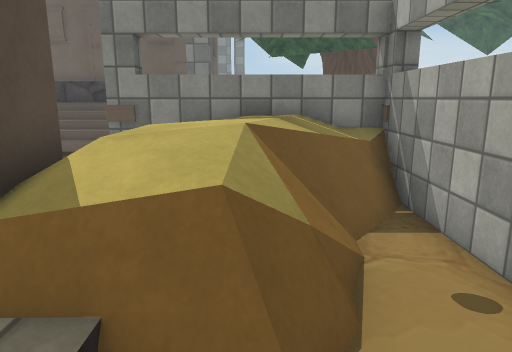
[1] (above)

23 first-person views from a walk through a scene from a Unity 3-D project. The camera is 1.2 m above the floor, tilts 12° down and sees 70° across. The floor is counted in squares, 0.5 m on a side. Each view is taken from the middle of a square. On the plan, view 1 faces up. The plan holds only what a view shows up to about 20 squares ahead; the rest is blank. The place goes on beyond the plan. The player character is not drawn. Some animated figures are left out. Some surface patterns are stand-ins.

[2]
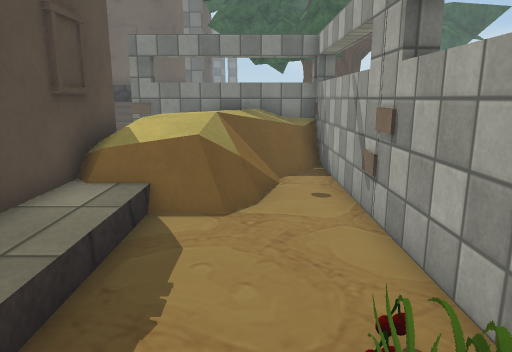

[3]
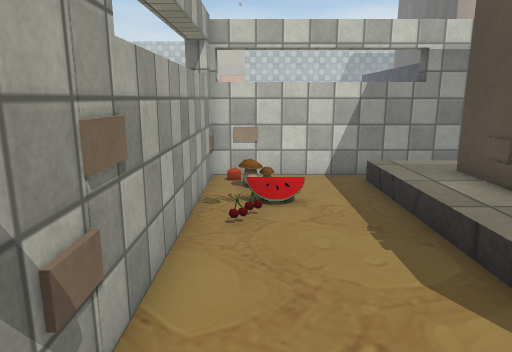

[4]
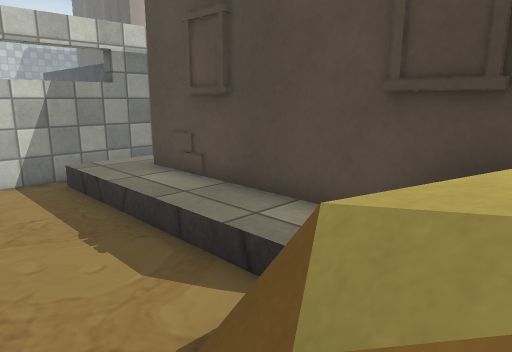

[5]
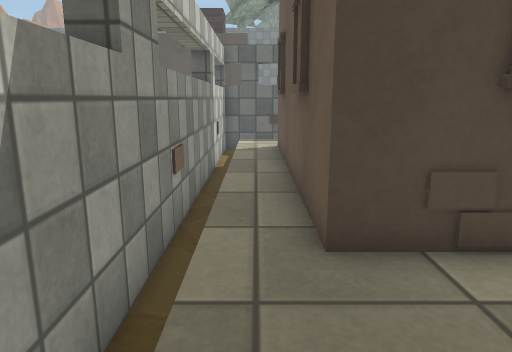

[6]
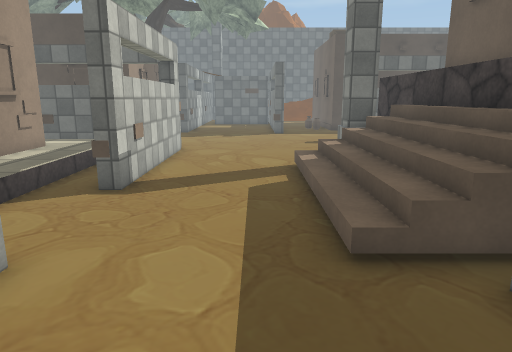

[7]
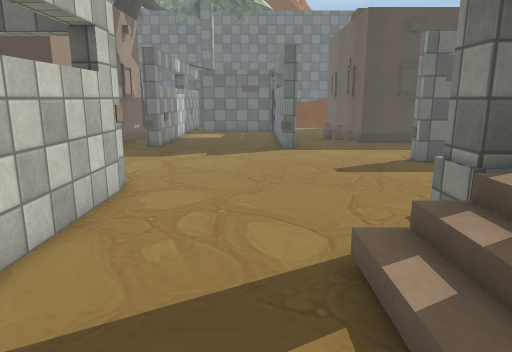

[8]
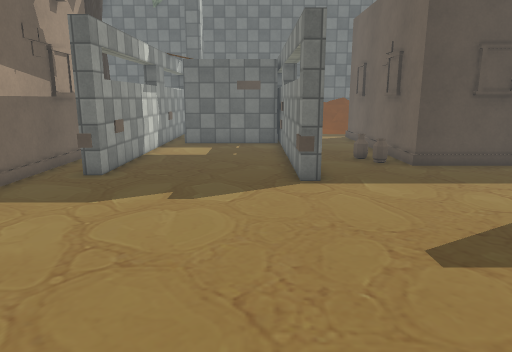

[9]
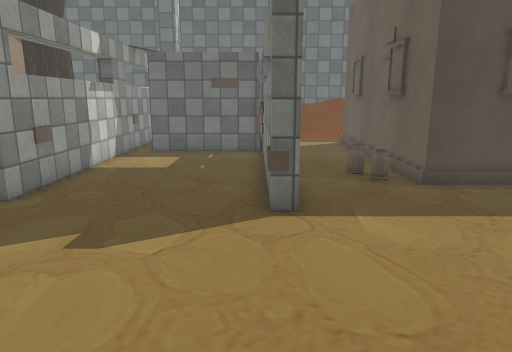

[10]
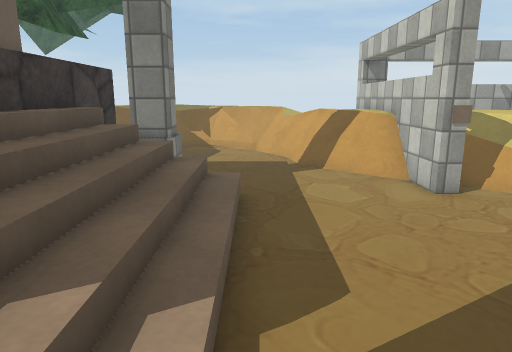

[11]
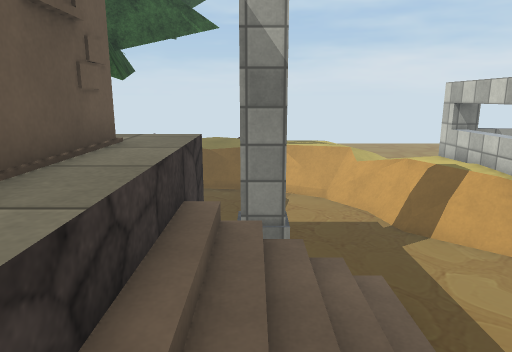

[12]
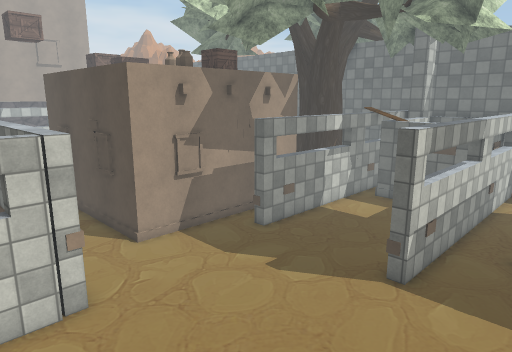

[13]
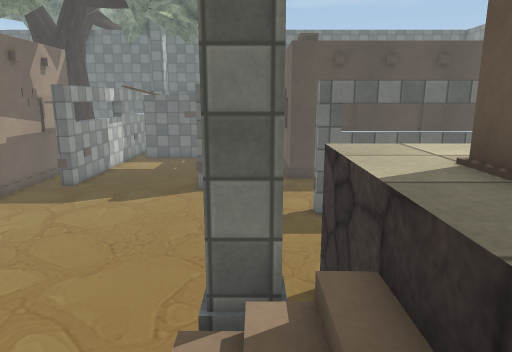

[14]
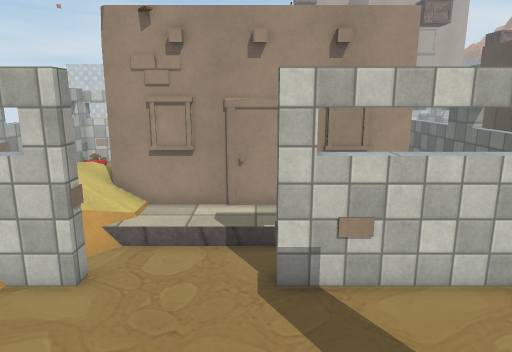

[15]
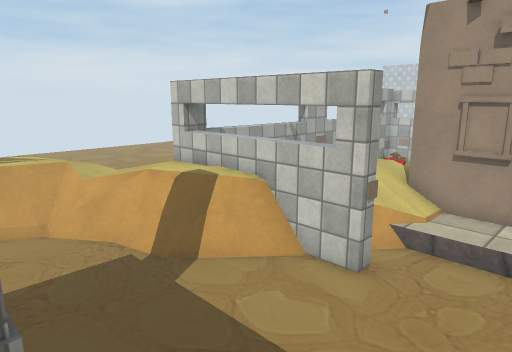

[16]
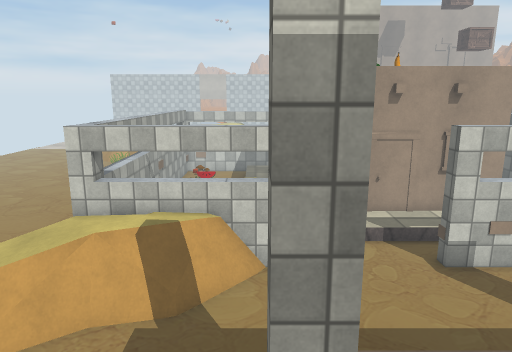

[17]
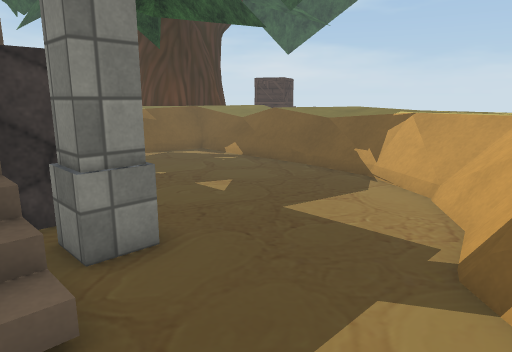

[18]
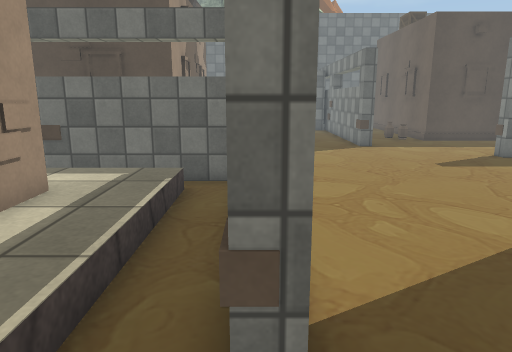

[19]
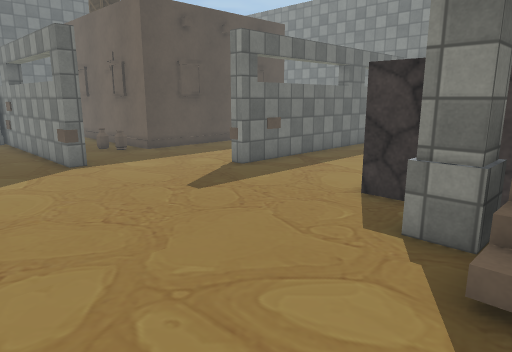

[20]
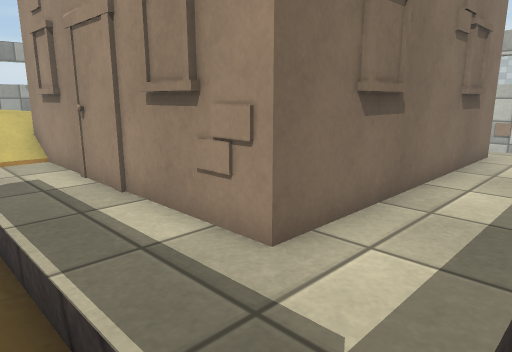

[21]
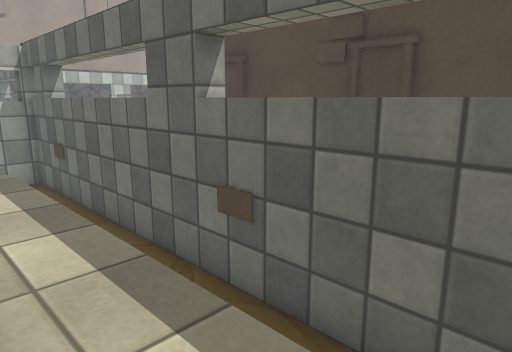

[22]
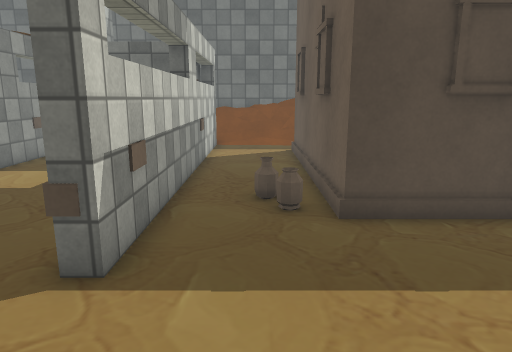

[23]
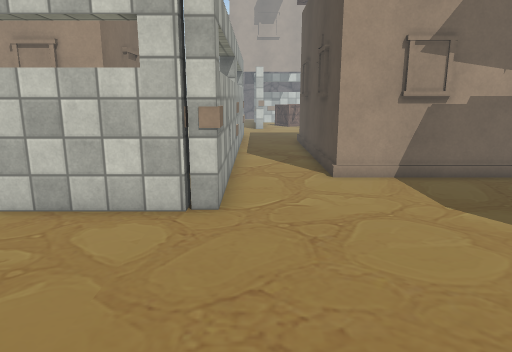

### Floor plan
Key: @ floor where view 1 was taken; # wall or solid block; x gap in a wall; . main floor; : floor 0.25 m higher than the main floor; + floor 0.5 m higher than the main floor; * floor 0.75 m higher than the main floor; % floor 1 m higher than the main floor; & floor 1.75 m higher than the main floor; / step, stairs or slope; = window, fence, low wall or low ledge; ^ raised ledge; v drop or lower ground; B building; M mushroom; O other object.
Columns run from 37 left of view 1 to 9 right of it. Each row starts with its distance up from view 1.
 23           B..   #...                  ..  .#
 22           B...  #.... &&           &  .....x*%
 21           #....O#....v&&##B######BB&....... *%
 20 ###########..........v&&&&&&&&&&&&&&......./ %
 19 .....................#vvvv///////vv ......./*%
 18 .......................=##////////##.......:*%
 17 ........................##////////##.......+%%=
 16 #############............/////////........:*%%=
 15 ####OO######O.............................+*%%=
 14    #....................................=+*%%%=
 13    #..................................x=#**%%
 12    #.................................+*%%***
 11    #...............................#=%%%%%*
 10    #................OO#####OO....O##^^^^^
  9 ############........#.............#  %%*##
  8   O       .O........#./////////////*%%%*##
  7        ###B###B##...#.:::::::::::/*%%%*:##
  6                 #B..#.::#BB#####B##%%%+.##  ..
  5                 #B..#.::#         #%%*:.##  ..
  4                 #B..O.::#         #***:.#   ..
  3                 #B..O.::#         B+++..O#
  2                 #B..O.::#         B:....O#
  1                 #B..#.::#         #:....##
  0                 #B..#.::#         #:.@..#
 -1                 #B..#.::#         B:....#
 -2                 # ..#.::#         B:....#
 -3                     #.::#         #:...O#
 -4                     O.::######B####:...O#
 -5                      .::::::::::::::...M#
 -6                      #==O##====O###=###OO#

Positions as (right, up) in squares from view 1, and headings:
1: (0, 0), facing up
2: (1, -5), facing up
3: (2, 5), facing down
4: (2, 5), facing down-left
5: (1, -5), facing left
6: (1, 14), facing left
7: (-7, 14), facing left
8: (-14, 14), facing left
9: (-17, 15), facing left
10: (-13, 15), facing right
11: (-11, 18), facing right
12: (-14, 20), facing down-left
13: (-8, 18), facing left
14: (-8, 18), facing down
15: (-8, 18), facing down-right
16: (-2, 22), facing down
17: (-5, 12), facing up-right
18: (-6, 10), facing left
19: (-11, 11), facing up-left
20: (-16, 9), facing down-right
21: (-13, 8), facing down-left
22: (-20, 18), facing left
23: (-18, 18), facing down
